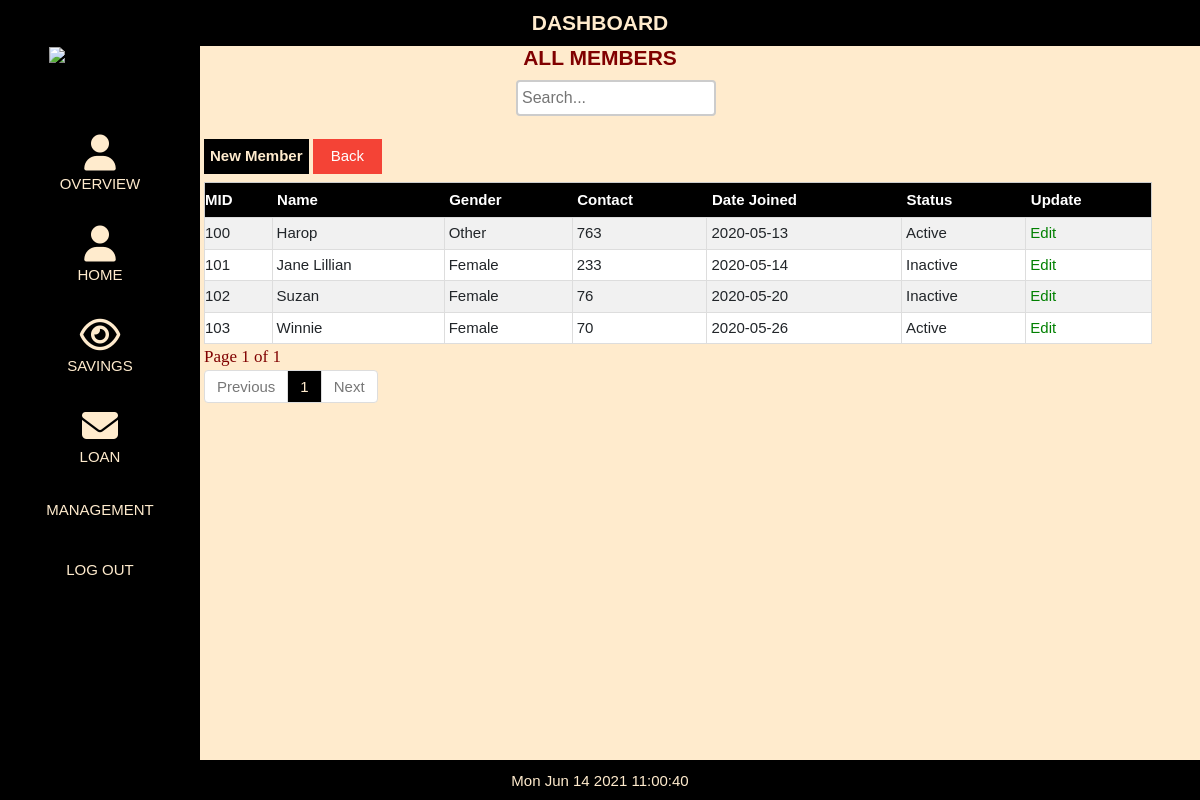
The app's page /admin/all_members.php (signed in) with its own data.
### tables this page shows
CREATE TABLE `membertb` (
  `memberId` int(11) NOT NULL,
  `photo` blob NOT NULL,
  `member_name` varchar(50) NOT NULL,
  `gender` enum('Male','Female','Other') NOT NULL,
  `contact` varchar(20) NOT NULL,
  `joinDate` date NOT NULL,
  `status` enum('Active','Inactive') NOT NULL DEFAULT 'Active',
  `username` varchar(50) NOT NULL,
  `pass` varchar(255) NOT NULL
);

### admin/all_members.php (the view, shortened to what this page needs)
<!DOCTYPE html>
<html>
<link rel="stylesheet" type="text/css" href="css/style.css" />
<link href="bootsrap/css/bootstrap.css" rel="stylesheet"/>
<link rel="stylesheet" href="css/w3.css">
<link rel="stylesheet" href="../../cdnjs.cloudflare.com/ajax/libs/font-awesome/4.7.0/css/font-awesome.min.css">
<body>
<?php include('menu.php');?>
<h2 class="page-title">ALL MEMBERS</h2>
<form method="POST">
<input class="searchbox" type="search" id="myInput" onkeyup="mySearch()" placeholder="Search...">
</form>
<button class="add-btn" onclick="document.getElementById('id01').style.display='block'" style="width:auto">New Member</button>
<button type="button" class="cancelbtn" style="padding-bottom:6px;padding-top:6px;border:none;" onClick="location.href='member.php'" >Back</button>
<?php
include('db.php');
$q=mysqli_query($con,"SELECT * FROM membertb ");
$rr=mysqli_num_rows($q);
if(!$rr)
{
echo "<h2 style='color:red; padding-left:230px'>No Results Found !!!</h2>";
}
else
{
?>
<table class="w3-table-all" id="membertb" >
  <tr>
    <th>MID</th>
    <th>Name</th>
    <th>Gender</th>
    <th>Contact</th>
    <th>Date Joined</th>
    <th>Status</th>
    <th>Update</th>
  </tr>
<?php
if (isset($_GET['page_no']) && $_GET['page_no']!="") {
	$page_no = $_GET['page_no'];
	} else {
		$page_no = 1;
        }
	$total_records_per_page = 10;
  $offset = ($page_no-1) * $total_records_per_page;
	$previous_page = $page_no - 1;
	$next_page = $page_no + 1;
	$result_count = mysqli_query($con,"SELECT COUNT(*) As total_records FROM `membertb`");
	$total_records = mysqli_fetch_array($result_count);
	$total_records = $total_records['total_records'];
  $total_no_of_pages = ceil($total_records / $total_records_per_page);
  $result = mysqli_query($con,"SELECT * FROM `membertb` ORDER BY member_name ASC LIMIT $offset, $total_records_per_page");
  while($row = mysqli_fetch_array($result)){
$q1=mysqli_query($con,"SELECT * FROM membertb WHERE memberId='".$row['memberId']."' ");
$r1=mysqli_fetch_assoc($q1);
echo "<Tr>";
echo "<td>".$row['memberId']."</td>";
echo "<td>".$r1['member_name']."</td>";
echo "<td>".$row['gender']."</td>";
echo "<td>".$row['contact']."</td>";
echo "<td>".$row['joinDate']."</td>";
echo "<td>".$row['status']."</td>";
?>
<td><a href="update_member.php?page=update_member_record&memberId=<?php echo $row['memberId']; ?>" style='color:green'><span class='glyphicon glyphicon-edit'>Edit</span></a></td>
<?php
echo "</Tr>";
}
		?>
</table>
<div>
<strong class="pageno">Page <?php echo $page_no." of ".$total_no_of_pages; ?></strong>
</div>
<ul class="pagination">
	<li <?php if($page_no <= 1){ echo "class='disabled'"; } ?>>
	<a <?php if($page_no > 1){ echo "href='?page_no=$previous_page'"; } ?>>Previous</a>
	</li>
    <?php
	if ($total_no_of_pages <= 10){
		for ($counter = 1; $counter <= $total_no_of_pages; $counter++){
			if ($counter == $page_no) {
		   echo "<li class='active'><a>$counter</a></li>";
				}else{
           echo "<li><a href='?page_no=$counter'>$counter</a></li>";
				}
        }
	}
?>
	<li <?php if($page_no >= $total_no_of_pages){ echo "class='disabled'"; } ?>>
	<a <?php if($page_no < $total_no_of_pages) { echo "href='?page_no=$next_page'"; } ?>>Next</a>
	</li>
</ul>
<?php }?>
</body>
</html>

### admin/css/style.css (style rules this page uses)
body { background-color: blanchedalmond; box-align: center; }
.searchbox { margin-top: 80px; margin-bottom: 15px; background-color: white; padding: 4px; float: center; overflow: hidden; border: 2px solid #ccc; border-radius: 4px; font-size: 16px; background-position: 10px 10px; background-repeat: no-repeat; width: 200px; max-width: 100%; margin-left: 43%; }
.page-title { display: block; text-align: center; font-size: 140%; color: blanchedalmond; width: 100%; color: maroon; position: fixed; font-weight: bold; padding-top: 35px; }
.cancelbtn { width: auto; padding: 10px 18px; }
.add-btn { background-color: black; color: blanchedalmond; font-weight: bold; margin: 8px 0; border: none; cursor: pointer; padding: 6px; width: 8%; margin-left: 17%; }
.cancelbtn { width: auto; background-color: #f44336; margin: 5px 0; color: white; cursor: pointer; }
.pageno { color: maroon; font-family: Cambria, Cochin, Georgia, Times, 'Times New Roman', serif; font-size: 17px; margin-left: 17%; font-weight: lighter; }
.pagination { display: inline-block; border-radius: 4px; padding-left: 17%; width: 79%; }
.pagination>li { display: inline; }
.pagination>li>a, .pagination>li>span { position: relative; float: left; padding: 5px 12px; margin-left: -1px; line-height: 1.42857143; color: #337ab7; text-decoration: none; background-color: #fff; border: 1px solid #ddd }
.pagination>li:first-child>a, .pagination>li:first-child>span { margin-left: 0; border-top-left-radius: 4px; border-bottom-left-radius: 4px }
.pagination>li:last-child>a, .pagination>li:last-child>span { border-top-right-radius: 4px; border-bottom-right-radius: 4px }
.pagination>.active>a, .pagination>.active>a:focus, .pagination>.active>a:hover, .pagination>.active>span, .pagination>.active>span:focus, .pagination>.active>span:hover { z-index: 3; color: blanchedalmond; cursor: default; background-color: black; }
.pagination>.disabled>a, .pagination>.disabled>a:focus, .pagination>.disabled>a:hover, .pagination>.disabled>span, .pagination>.disabled>span:focus, .pagination>.disabled>span:hover { color: #777; cursor: not-allowed; background-color: #fff; border-color: #ddd }

### admin/css/w3.css (style rules this page uses)
html { box-sizing: border-box }
*, *:before, *:after { box-sizing: inherit }
html { -ms-text-size-adjust: 100%; -webkit-text-size-adjust: 100% }
body { margin: 0 }
a { background-color: transparent; -webkit-text-decoration-skip: objects }
button, input, select, textarea { font: inherit; margin: 0 }
button, input { overflow: visible }
button, select { text-transform: none }
button, html [type=button], [type=reset], [type=submit] { -webkit-appearance: button }
[type=search] { -webkit-appearance: textfield; outline-offset: -2px }
html, body { font-family: Verdana, sans-serif; font-size: 15px; line-height: 1.5 }
html { overflow-x: hidden }
h2 { font-size: 30px }
h1, h2, h3, h4, h5, h6 { font-family: "Segoe UI", Arial, sans-serif; font-weight: 400; margin: 10px 0 }
a { color: inherit }
.w3-table, .w3-table-all { border-collapse: collapse; display: table; }
.w3-table-all { border: 1px solid #ccc; padding-left: 80%; margin-left: 17%; width: 79%; }
.w3-table-all th { padding-top: 6px; padding-bottom: 6px; text-align: left; background-color: black; color: white; padding-right: 5px; padding-left: 5px; }
.w3-table-all td { border: 1px solid #ddd; padding: 4px; }
.w3-bordered tr, .w3-table-all tr { border-bottom: 1px solid #ddd; padding-left: 5px; }
.w3-table-all tr:nth-child(odd) { background-color: #fff }
.w3-table-all tr:nth-child(even) { background-color: #f1f1f1 }
.w3-table td, .w3-table th, .w3-table-all td, .w3-table-all th { display: table-cell; text-align: left; margin-right: 90px; vertical-align: top }
.w3-table th:first-child, .w3-table td:first-child, .w3-table-all th:first-child, .w3-table-all td:first-child { padding-left: 0px }

### admin/all_members.php (style rules this page uses)
body, h1,h2,h3,h4,h5,h6 { font-family: "Montserrat", sans-serif }

### admin/menu.php (style rules this page uses)
body, h1,h2,h3,h4,h5,h6 { font-family: "Montserrat", sans-serif }

### records on screen
membertb: memberId "100", member_name "Harop", gender "Other", contact "763", joinDate "2020-05-13", status "Active"
membertb: memberId "101", member_name "Jane Lillian", gender "Female", contact "233", joinDate "2020-05-14", status "Inactive"
membertb: memberId "102", member_name "Suzan", gender "Female", contact "76", joinDate "2020-05-20", status "Inactive"
membertb: memberId "103", member_name "Winnie", gender "Female", contact "70", joinDate "2020-05-26", status "Active"

### other values on screen
$page_no "1"
$total_no_of_pages "1"
